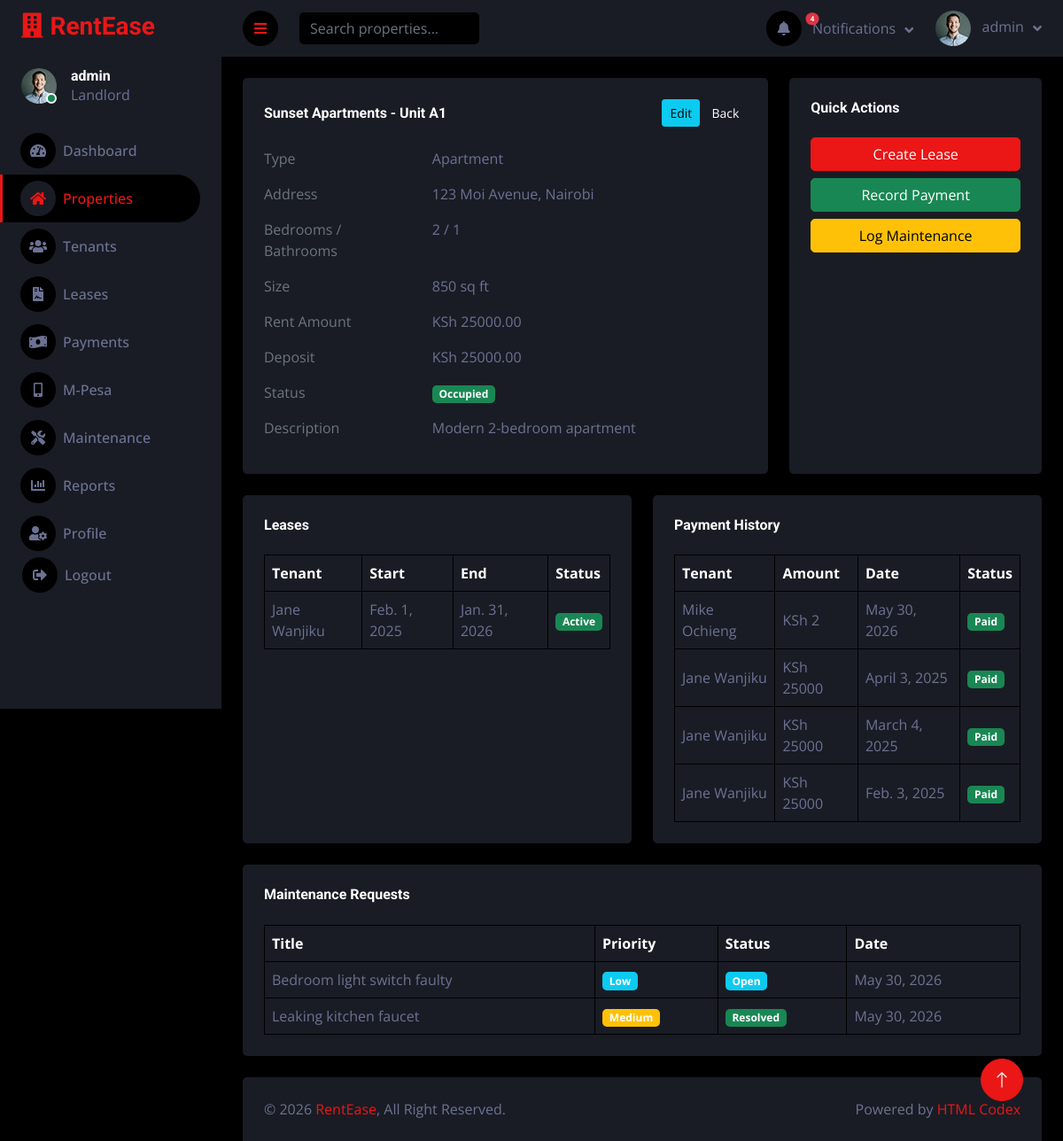
Page /properties/1/ (signed in) on the earlier database version.
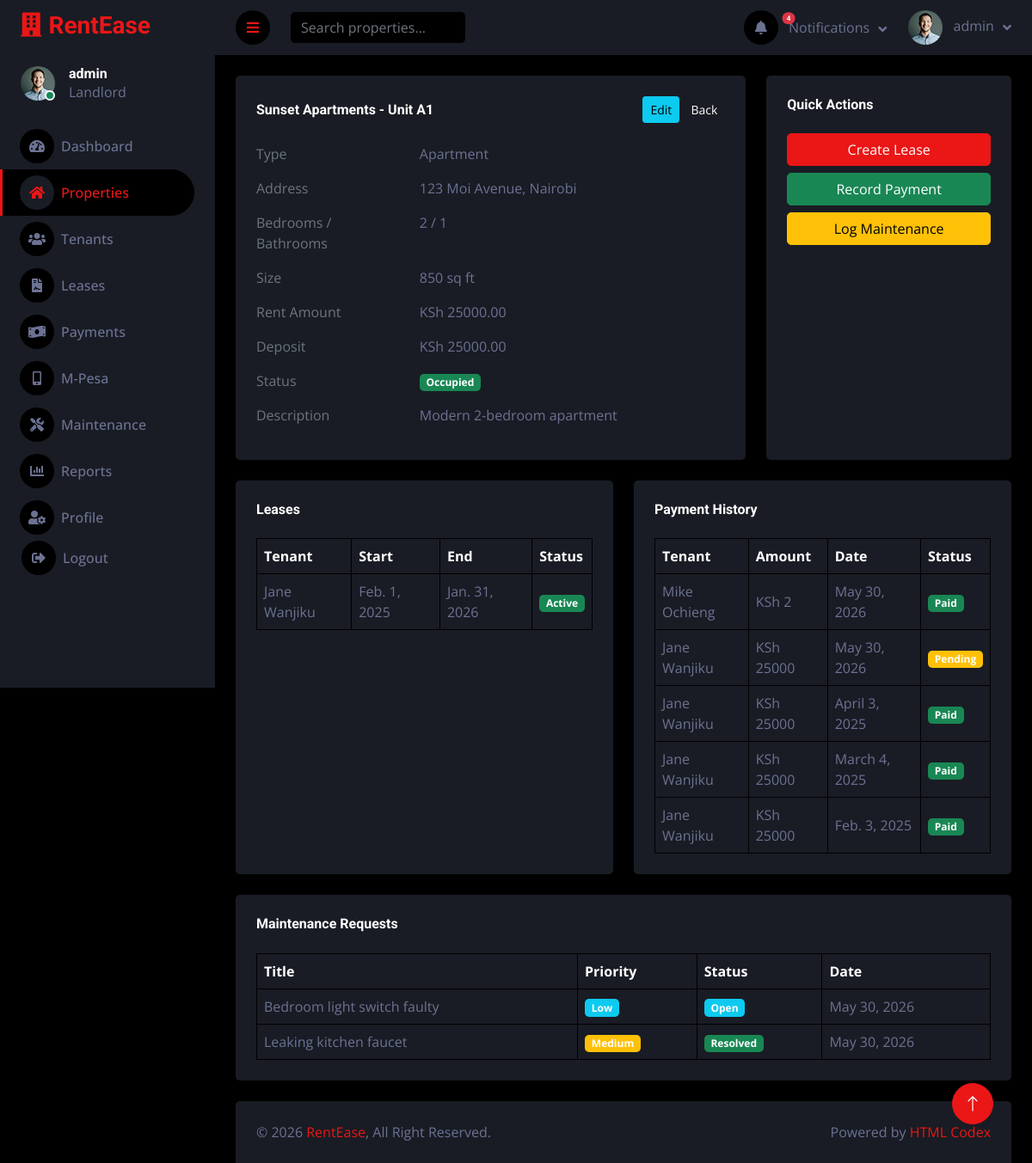
Same page on the later database version.
### core/models.py (models this page shows, shortened)
class Lease(models.Model):
    STATUS_CHOICES = [
        ('active', 'Active'),
        ('expired', 'Expired'),
        ('terminated', 'Terminated'),
    ]
    property = models.ForeignKey(Property, on_delete=models.CASCADE, related_name='leases')
    tenant = models.ForeignKey(Tenant, on_delete=models.CASCADE, related_name='leases')
    start_date = models.DateField()
    end_date = models.DateField()
    rent_amount = models.DecimalField(max_digits=12, decimal_places=2, validators=[MinValueValidator(0)])
    deposit_paid = models.DecimalField(max_digits=12, decimal_places=2, default=0)
    status = models.CharField(max_length=50, choices=STATUS_CHOICES, default='active')
    terms = models.TextField(blank=True)
    created_at = models.DateTimeField(auto_now_add=True)
    updated_at = models.DateTimeField(auto_now=True)
    class Meta:
        ordering = ['-created_at']

class Tenant(models.Model):
    STATUS_CHOICES = [
        ('active', 'Active'),
        ('inactive', 'Inactive'),
    ]
    name = models.CharField(max_length=200)
    email = models.EmailField(unique=True)
    phone = models.CharField(max_length=50)
    id_number = models.CharField(max_length=100, blank=True)
    emergency_contact = models.CharField(max_length=50, blank=True)
    emergency_name = models.CharField(max_length=200, blank=True)
    address = models.TextField(blank=True)
    occupation = models.CharField(max_length=200, blank=True)
    notes = models.TextField(blank=True)
    status = models.CharField(max_length=50, choices=STATUS_CHOICES, default='active')
    created_at = models.DateTimeField(auto_now_add=True)
    updated_at = models.DateTimeField(auto_now=True)
    class Meta:
        ordering = ['-created_at']

class Payment(models.Model):
    PAYMENT_METHODS = [
        ('M-Pesa', 'M-Pesa'),
        ('Bank Transfer', 'Bank Transfer'),
        ('Cash', 'Cash'),
        ('Cheque', 'Cheque'),
        ('Other', 'Other'),
    ]
    PAYMENT_TYPES = [
        ('rent', 'Rent'),
        ('deposit', 'Deposit'),
        ('late_fee', 'Late Fee'),
        ('other', 'Other'),
    ]
    STATUS_CHOICES = [
        ('paid', 'Paid'),
        ('partial', 'Partial'),
        ('overdue', 'Overdue'),
        ('pending', 'Pending'),
    ]
    tenant = models.ForeignKey(Tenant, on_delete=models.CASCADE, related_name='payments')
    property = models.ForeignKey(Property, on_delete=models.CASCADE, related_name='payments')
    lease = models.ForeignKey(Lease, on_delete=models.CASCADE, related_name='payments', null=True, blank=True)
    amount = models.DecimalField(max_digits=12, decimal_places=2, validators=[MinValueValidator(0)])
    payment_date = models.DateField()
    due_date = models.DateField()
    method = models.CharField(max_length=50, choices=PAYMENT_METHODS, default='M-Pesa')
    reference = models.CharField(max_length=200, blank=True)
    payment_type = models.CharField(max_length=50, choices=PAYMENT_TYPES, default='rent')
    status = models.CharField(max_length=50, choices=STATUS_CHOICES, default='pending')
    notes = models.TextField(blank=True)
    created_at = models.DateTimeField(auto_now_add=True)
    class Meta:
        ordering = ['-payment_date']

class Maintenance(models.Model):
    PRIORITY_CHOICES = [
        ('low', 'Low'),
        ('medium', 'Medium'),
        ('high', 'High'),
        ('urgent', 'Urgent'),
    ]
    STATUS_CHOICES = [
        ('open', 'Open'),
        ('in_progress', 'In Progress'),
        ('resolved', 'Resolved'),
        ('cancelled', 'Cancelled'),
    ]
    property = models.ForeignKey(Property, on_delete=models.CASCADE, related_name='maintenance_requests')
    tenant = models.ForeignKey(Tenant, on_delete=models.CASCADE, related_name='maintenance_requests', null=True, blank=True)
    title = models.CharField(max_length=200)
    description = models.TextField()
    priority = models.CharField(max_length=50, choices=PRIORITY_CHOICES, default='medium')
    status = models.CharField(max_length=50, choices=STATUS_CHOICES, default='open')
    cost = models.DecimalField(max_digits=12, decimal_places=2, null=True, blank=True)
    vendor = models.CharField(max_length=200, blank=True)
    created_at = models.DateTimeField(auto_now_add=True)
    resolved_at = models.DateTimeField(null=True, blank=True)
    class Meta:
        ordering = ['-created_at']

### core/views.py (the view)
# urls.py: path('properties/<int:pk>/', views.property_view, name='property_view'),
@login_required
def property_view(request, pk):
    property = get_object_or_404(Property, pk=pk)
    leases = property.leases.all()
    maintenance_requests = property.maintenance_requests.all()
    payments = property.payments.all()
    return render(request, 'core/properties/view.html', {
        'property': property,
        'leases': leases,
        'maintenance_requests': maintenance_requests,
        'payments': payments,
    })

### core/context_processors.py (called while the page is built)
def notifications(request):
    if not request.user.is_authenticated:
        return {}
    open_maintenance = Maintenance.objects.filter(
        status__in=['open', 'in_progress']
    ).count()
    overdue_payments = Payment.objects.filter(status='overdue').count()
    thirty_days = date.today() + timedelta(days=30)
    expiring_leases = Lease.objects.filter(
        status='active',
        end_date__lte=thirty_days
    ).count()
    recent_maintenance = Maintenance.objects.filter(
        status__in=['open', 'in_progress']
    ).order_by('-created_at')[:3]
    return {
        'notif_open_maintenance': open_maintenance,
        'notif_overdue_payments': overdue_payments,
        'notif_expiring_leases': expiring_leases,
        'notif_total': open_maintenance + overdue_payments + expiring_leases,
        'notif_recent_maintenance': recent_maintenance,
    }

### core/templates/core/properties/view.html (shortened to what the changed rows need)
{% extends 'core/base.html' %}
{% block content %}
<div class="container-fluid pt-4 px-4">
    <div class="row g-4">
        <div class="col-sm-12 col-xl-6">
            <div class="bg-secondary rounded h-100 p-4">
                <div class="table-responsive">
                    <table class="table text-start align-middle table-bordered table-hover mb-0">
                        <thead><tr class="text-white"><th>Tenant</th><th>Start</th><th>End</th><th>Status</th></tr></thead>
                        <tbody>
                            {% for l in leases %}
                            <tr>
                                <td>{{ l.tenant.name }}</td>
                                <td>{{ l.start_date }}</td>
                                <td>{{ l.end_date }}</td>
                                <td><span class="badge bg-{% if l.status == 'active' %}success{% else %}secondary{% endif %}">{{ l.get_status_display }}</span></td>
                            </tr>
                            {% empty %}<tr><td colspan="4" class="text-muted">No leases</td></tr>
                            {% endfor %}
                        </tbody>
                    </table>
                </div>
            </div>
        </div>
        <div class="col-sm-12 col-xl-6">
            <div class="bg-secondary rounded h-100 p-4">
                <div class="table-responsive">
                    <table class="table text-start align-middle table-bordered table-hover mb-0">
                        <thead><tr class="text-white"><th>Tenant</th><th>Amount</th><th>Date</th><th>Status</th></tr></thead>
                        <tbody>
                            {% for p in payments %}
                            <tr>
                                <td>{{ p.tenant.name }}</td>
                                <td>KSh {{ p.amount|floatformat:0 }}</td>
                                <td>{{ p.payment_date }}</td>
                                <td><span class="badge bg-{% if p.status == 'paid' %}success{% elif p.status == 'overdue' %}danger{% else %}warning{% endif %}">{{ p.get_status_display }}</span></td>
                            </tr>
                            {% empty %}<tr><td colspan="4" class="text-muted">No payments</td></tr>
                            {% endfor %}
                        </tbody>
                    </table>
                </div>
            </div>
        </div>
    </div>
</div>
<div class="container-fluid pt-4 px-4">
    <div class="bg-secondary rounded h-100 p-4">
        <div class="table-responsive">
            <table class="table text-start align-middle table-bordered table-hover mb-0">
                <thead><tr class="text-white"><th>Title</th><th>Priority</th><th>Status</th><th>Date</th></tr></thead>
                <tbody>
                    {% for m in maintenance_requests %}
                    <tr>
                        <td>{{ m.title }}</td>
                        <td><span class="badge bg-{% if m.priority == 'high' or m.priority == 'urgent' %}danger{% elif m.priority == 'medium' %}warning{% else %}info{% endif %}">{{ m.get_priority_display }}</span></td>
                        <td><span class="badge bg-{% if m.status == 'open' %}info{% elif m.status == 'in_progress' %}warning{% elif m.status == 'resolved' %}success{% else %}secondary{% endif %}">{{ m.get_status_display }}</span></td>
                        <td>{{ m.created_at|date:"M j, Y" }}</td>
                    </tr>
                    {% empty %}<tr><td colspan="4" class="text-muted">No maintenance requests</td></tr>
                    {% endfor %}
                </tbody>
            </table>
        </div>
    </div>
</div>
{% endblock %}

Differences in the rows shown:
added Payment: tenant.name "Jane Wanjiku", amount "25000", payment_date "May 30, 2026", status "Pending"
